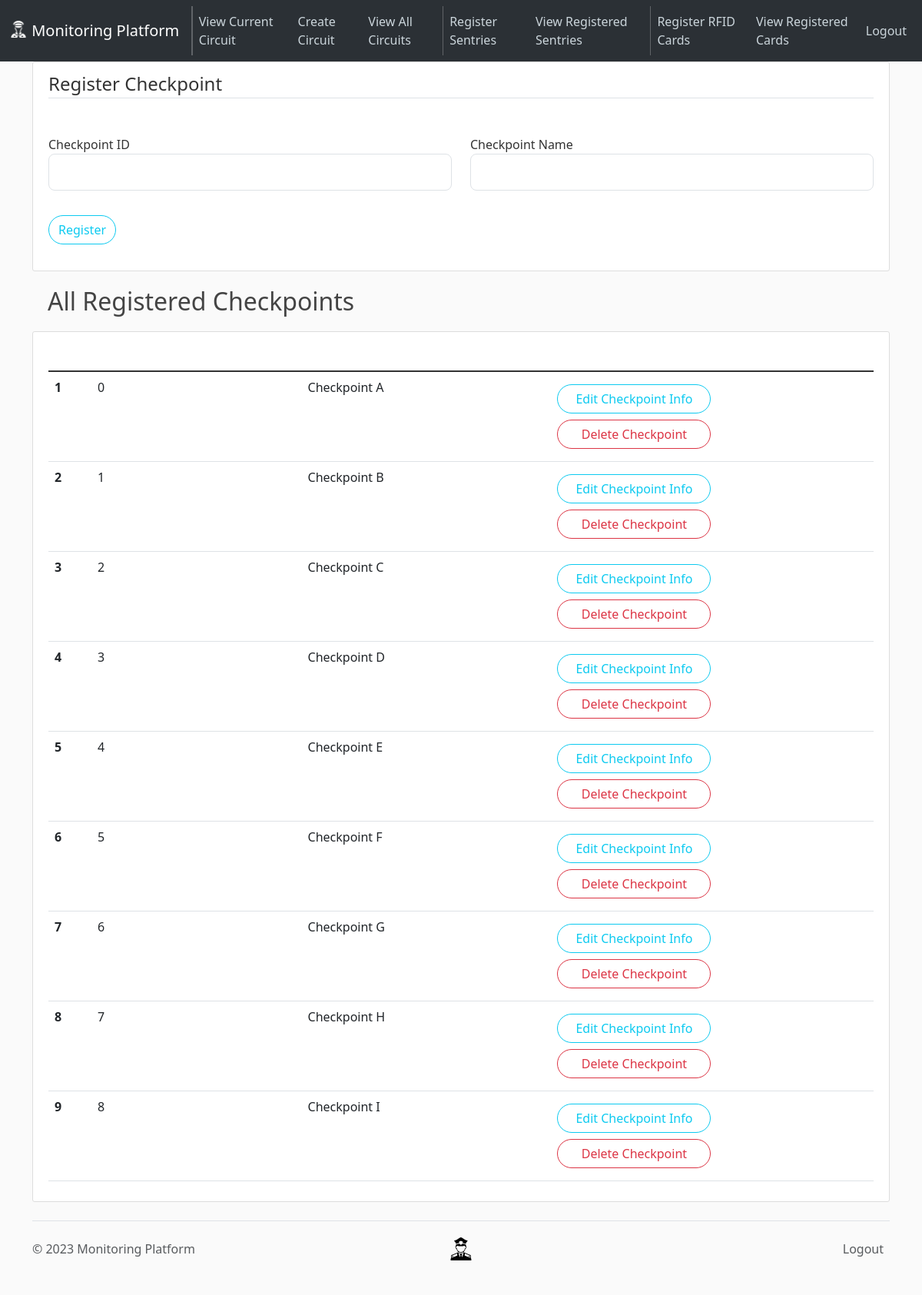
The app's page /checkpoints (signed in) with its own data.
### app/models.py (models this page shows, shortened)
class Checkpoint(db.Model):
    __tablename__ = "checkpoints"
    id = Column(Integer, primary_key=True, autoincrement=True)
    name = Column(String(50), unique=True, nullable=False)
    patrol_paths_in = relationship(
        "PatrolPath",
        foreign_keys="PatrolPath.chkpt_src",
        backref="src_checkpoint",
        cascade="all, delete",
    )
    patrol_paths_out = relationship(
        "PatrolPath",
        foreign_keys="PatrolPath.chkpt_dest",
        backref="dest_checkpoint",
        cascade="all, delete",
    )

### app/routes.py (the view, shortened to what this page needs)
@app.route("/checkpoints", methods=["GET", "POST"])
@login_required  # ensures that supervisor is logged in to access
def handle_checkpoint():
    all_checkpoints = Checkpoint.query.all()
    form = CheckpointRegistrationForm()
    return render_template(
        "handle-checkpoints.html",
        title="Handle Checkpoints",
        form=form,
        legend="Register Checkpoint",
        checkpoints=all_checkpoints,
    )

### app/forms.py
class CheckpointRegistrationForm(FlaskForm):
    chk_id = IntegerField("Checkpoint ID", validators=[InputRequired()])
    chk_name = StringField("Checkpoint Name", validators=[InputRequired()])
    submit = SubmitField("Register")

### app/models.py (called while the page is built)
@login_manager.user_loader
def load_supervisor(supervisor_id):
    return Supervisor.query.get(int(supervisor_id))

### app/templates/handle-checkpoints.html (shortened to what this page needs)
{% extends "layout.html" %} {% block content %}
<div class="content-section">
  <div class="center">
    <form method="POST" action="">
      <fieldset class="form-group">
        <legend class="border-bottom mb-4">{{ legend }}</legend>
        <div class="row">
          <div class="col-6 form-group my-4">
            {{ form.chk_id.label(class="form-control-label") }} {% if
            form.chk_id.errors %} {{ form.chk_id(class="form-control
            form-control-lg is-invalid") }}
            <div class="invalid-feedback">
              {% for error in form.chk_id.errors %}
              <span>{{ error }}</span>
              {% endfor %}
            </div>
            {% else %} {{ form.chk_id(class="form-control form-control-lg")}} {%
            endif %}
          </div>
          <div class="col-6 form-group my-4">
            {{ form.chk_name.label(class="form-control-label") }} {% if
            form.chk_name.errors %} {{ form.chk_name(class="form-control
            form-control-lg is-invalid") }}
            <div class="invalid-feedback">
              {% for error in form.chk_name.errors %}
              <span>{{ error }}</span>
              {% endfor %}
            </div>
            {% else %} {{ form.chk_name(class="form-control form-control-lg")}}
            {% endif %}
          </div>
        </div>
      </fieldset>
      <div class="form-group mt-2 mb-4">
        {{ form.submit(class="btn btn-outline-info rounded-pill") }}
      </div>
    </form>
  </div>
</div>
{% include 'view-all-checkpoints.html' %} {% endblock content %}

### app/templates/layout.html (shortened to what this page needs)
<!DOCTYPE html>
<html lang="en">
  <head>
    <link
      href="https://cdn.jsdelivr.net/npm/bootstrap@5.3.0-alpha3/dist/css/bootstrap.min.css"
      rel="stylesheet"
    />
    <link
      rel="stylesheet"
      type="text/css"
      href="{{ url_for('static', filename='main.css') }}"
    />
  </head>
  <body>
    {% include 'nav.html' %}
    <main role="main" class="container">
       {% block content %}{% endblock content %}
    </main>
    {% include 'footer.html' %}
  </body>
</html>

### app/templates/nav.html (shortened to what this page needs)
<header class="site-header">
  <nav
    class="navbar fixed-top navbar-expand-lg bg-body-tertiary"
    data-bs-theme="dark"
  >
    <div class="container-fluid">
      <a class="navbar-brand" href="{{ url_for('home') }}">
        <img
          src="{{ url_for('static', filename='nav-guard.png') }}"
          alt="Logo"
          width="24"
          height="24"
          class="d-inline-block align-text-top"
        />
        Monitoring Platform
      </a>
      <div class="collapse navbar-collapse" id="navbarSupportedContent">
        <ul class="navbar-nav me-auto mb-2 mb-lg-0">
          <li class="nav-item">
            <a
              class="nav-link active"
              aria-current="page"
              href="{{ url_for('view_current_route') }}"
              >View Current Circuit</a
            >
          </li>
          <li class="nav-item">
            <a
              class="nav-link active"
              aria-current="page"
              href="{{ url_for('create_route') }}"
              >Create Circuit</a
            >
          </li>
          <li class="nav-item">
            <a class="nav-link" href="{{ url_for('view_all_circuits') }}"
              >View All Circuits</a
            >
          </li>
          <li class="nav-item">
            <a class="nav-link" href="{{ url_for('register_sentry') }}"
              >Register Sentries</a
            >
          </li>
          <li class="nav-item">
            <a class="nav-link" href="{{ url_for('view_all_sentries') }}"
              >View Registered Sentries</a
            >
          </li>
          <li class="nav-item">
            <a class="nav-link" href="{{ url_for('register_card') }}"
              >Register RFID Cards</a
            >
          </li>
          <li class="nav-item">
            <a class="nav-link" href="{{ url_for('view_all_cards') }}"
              >View Registered Cards</a
            >
          </li>
        </ul>
        <div class="navbar-nav">
          {% if current_user.is_authenticated %}
          <a class="nav-item nav-link" href="{{ url_for('logout') }}">Logout</a>
          {% else %}
          <a class="nav-item nav-link" href="#login-form">Login</a>
        </div>
        {% endif %}
      </div>
    </div>
  </nav>
</header>

### app/templates/view-all-checkpoints.html (shortened to what this page needs)
<h2>All Registered Checkpoints</h2>
<article class="media content-section">
  <div class="media-body">
    <table class="table">
      <thead class="bg-steel">
        <tr>
          <th scope="col" style="color: white">#</th>
          <th scope="col" style="color: white">Checkpoint ID</th>
          <th scope="col" style="color: white">Checkpoint Name</th>
          <th scope="col" style="color: white">Checkpoint Actions</th>
        </tr>
      </thead>
      <tbody class="table-group-divider">
        {% for checkpoint in checkpoints %}
        <tr>
          <th scope="row">{{ loop.index }}</th>
          <td>{{ checkpoint.id }}</td>
          <td>{{ checkpoint.name }}</td>
          <td class="align-middle">
            <div class="row my-2" style="width: 200px">
              <a class="btn btn-outline-info rounded-pill" href="#"
                >Edit Checkpoint Info</a
              >
            </div>
            <div class="row my-2" style="width: 200px">
              <button
                type="button"
                class="btn btn-outline-danger rounded-pill"
                data-bs-toggle="modal"
                data-bs-target="#delete-checkpoint-{{ checkpoint.id }}"
              >
                Delete Checkpoint
              </button>
            </div>
          </td>
        </tr>
        {% endfor %}
      </tbody>
    </table>
  </div>
</article>

### app/templates/footer.html (shortened to what this page needs)
<div class="container">
  <footer
    class="footer d-flex flex-wrap justify-content-between align-items-center py-3 my-4 border-top"
  >
    <p class="col-md-4 mb-0 text-body-secondary">
      &copy; 2023 Monitoring Platform
    </p>
    <a
      href="/"
      class="col-md-4 d-flex align-items-center justify-content-center mb-3 mb-md-0 me-md-auto link-body-emphasis text-decoration-none"
    >
      <img
        src="{{ url_for('static', filename='guard.svg') }}"
        alt="Logo"
        width="30"
        height="30"
        class="d-inline-block align-text-top"
      />
    </a>
    {% if current_user.is_authenticated %}
    <ul class="nav col-md-4 justify-content-end">
      <li class="nav-item">
        <a
          href="{{ url_for('logout') }}"
          class="nav-link px-2 text-body-secondary"
          >Logout</a
        >
      </li>
    </ul>
    {% endif %}
  </footer>
</div>

### app/static/main.css (style rules this page uses)
body { background: #fafafa; color: #333333; margin-top: 5rem; }
h1, h2, h3, h4, h5, h6 { color: #444444; margin: 20px; }
.bg-steel { background-color: #5f788a; }
.site-header .navbar-nav .nav-link { color: #cbd5db; }
.site-header .navbar-nav .nav-link.active { font-weight: 500; }
.content-section { background: #ffffff; padding: 10px 20px; border: 1px solid #dddddd; border-radius: 3px; margin-bottom: 20px; }

### records on screen
Checkpoint: id "0", name "Checkpoint A"
Checkpoint: id "1", name "Checkpoint B"
Checkpoint: id "2", name "Checkpoint C"
Checkpoint: id "3", name "Checkpoint D"
Checkpoint: id "4", name "Checkpoint E"
Checkpoint: id "5", name "Checkpoint F"
Checkpoint: id "6", name "Checkpoint G"
Checkpoint: id "7", name "Checkpoint H"
Checkpoint: id "8", name "Checkpoint I"

### other values on screen
{{ legend }} "Register Checkpoint"
